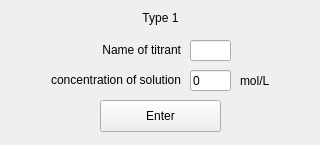
<?xml version="1.0" encoding="UTF-8"?>
<ui version="4.0">
 <class>Form</class>
 <widget class="QWidget" name="Form">
  <property name="geometry">
   <rect>
    <x>0</x>
    <y>0</y>
    <width>320</width>
    <height>145</height>
   </rect>
  </property>
  <property name="windowTitle">
   <string>Enter Type 1 Titrant</string>
  </property>
  <widget class="QLabel" name="solutionType">
   <property name="geometry">
    <rect>
     <x>20</x>
     <y>10</y>
     <width>281</width>
     <height>16</height>
    </rect>
   </property>
   <property name="text">
    <string>Type 1</string>
   </property>
   <property name="alignment">
    <set>Qt::AlignCenter</set>
   </property>
  </widget>
  <widget class="QPushButton" name="enterButton">
   <property name="geometry">
    <rect>
     <x>100</x>
     <y>100</y>
     <width>121</width>
     <height>32</height>
    </rect>
   </property>
   <property name="text">
    <string>Enter</string>
   </property>
  </widget>
  <widget class="QLineEdit" name="concentration">
   <property name="geometry">
    <rect>
     <x>190</x>
     <y>70</y>
     <width>41</width>
     <height>21</height>
    </rect>
   </property>
   <property name="text">
    <string>0</string>
   </property>
  </widget>
  <widget class="QLabel" name="label_6">
   <property name="geometry">
    <rect>
     <x>240</x>
     <y>70</y>
     <width>41</width>
     <height>21</height>
    </rect>
   </property>
   <property name="text">
    <string>mol/L</string>
   </property>
   <property name="alignment">
    <set>Qt::AlignLeading|Qt::AlignLeft|Qt::AlignVCenter</set>
   </property>
  </widget>
  <widget class="QLabel" name="label_7">
   <property name="geometry">
    <rect>
     <x>30</x>
     <y>70</y>
     <width>151</width>
     <height>20</height>
    </rect>
   </property>
   <property name="text">
    <string>concentration of solution</string>
   </property>
   <property name="alignment">
    <set>Qt::AlignRight|Qt::AlignTrailing|Qt::AlignVCenter</set>
   </property>
  </widget>
  <widget class="QLineEdit" name="name">
   <property name="geometry">
    <rect>
     <x>190</x>
     <y>40</y>
     <width>41</width>
     <height>21</height>
    </rect>
   </property>
   <property name="text">
    <string/>
   </property>
  </widget>
  <widget class="QLabel" name="label_9">
   <property name="geometry">
    <rect>
     <x>70</x>
     <y>40</y>
     <width>111</width>
     <height>20</height>
    </rect>
   </property>
   <property name="text">
    <string>Name of titrant</string>
   </property>
   <property name="alignment">
    <set>Qt::AlignRight|Qt::AlignTrailing|Qt::AlignVCenter</set>
   </property>
  </widget>
 </widget>
 <resources/>
 <connections/>
</ui>
